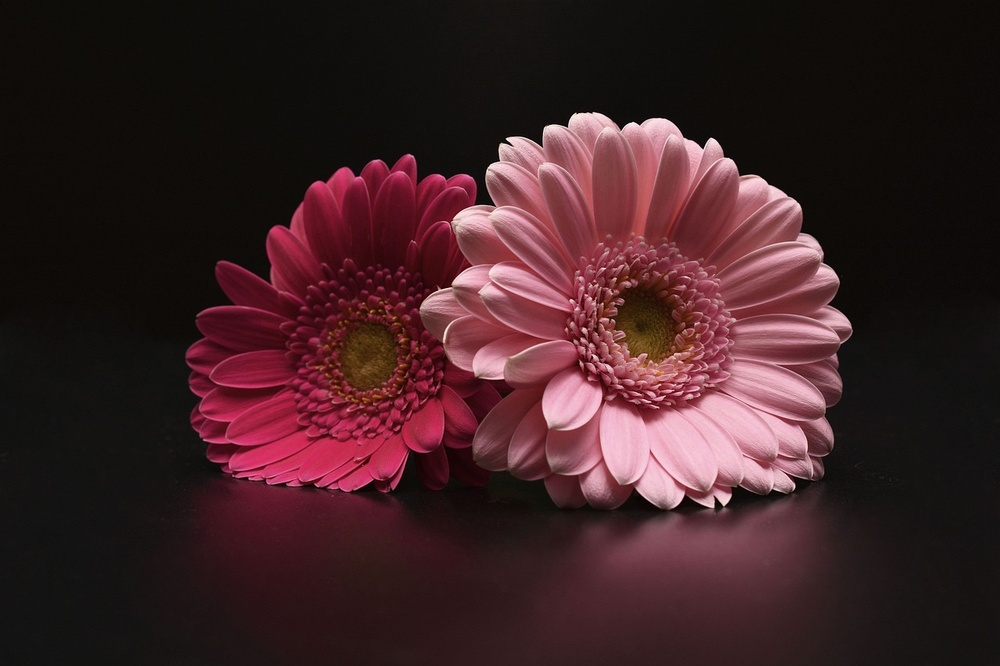
#> input picture opencv_tutorial/Edge_detection/flower.jpg, 1000 x 666 px, shrunk from 1280 x 853 before the run
$ python 03_canny.py
#> lines starting #> are read from the running program, lines starting #| are printed output that depends on the picture; after the words box and inside, x2 and y2 are one past the last pixel; in counts of white or black regions, pixels touching at a corner belong together
import cv2
import numpy as np
import matplotlib.pyplot as plt

image = cv2.imread('flower.jpg', 0)
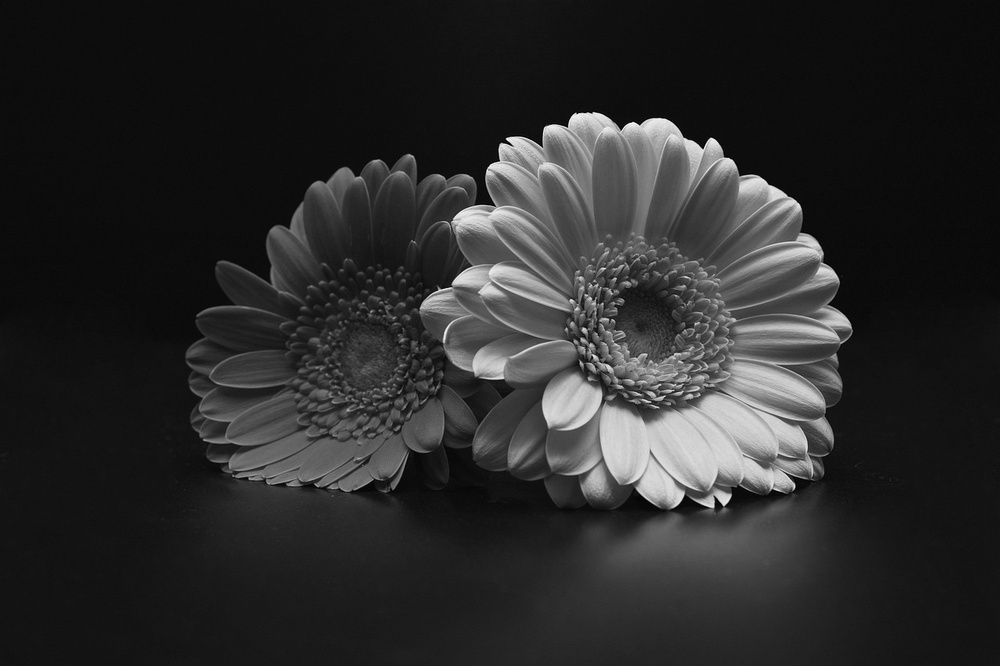
#> image: shape (666, 1000); min 0, max 254, mean 42.7

# canny edge detection
canny = cv2.Canny(image, 100, 200) #(image, low thresold, high thresold)
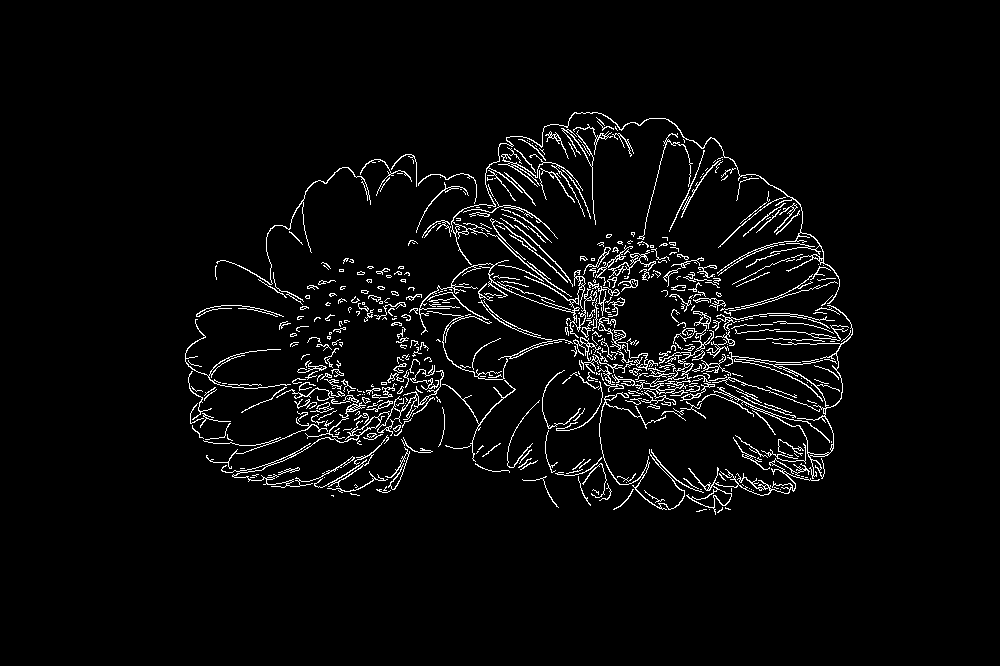
#> canny: shape (666, 1000); 3.8% white in thin lines or dots, all inside (x1, y1, x2, y2) = (185, 112, 853, 515)

plt.figure(figsize=(10, 5))

plt.subplot(1,2,1)
plt.title("Original")
plt.imshow(image, cmap='gray')

plt.subplot(1,2,2)
plt.title("Original")
plt.imshow(canny, cmap='gray')

plt.show()
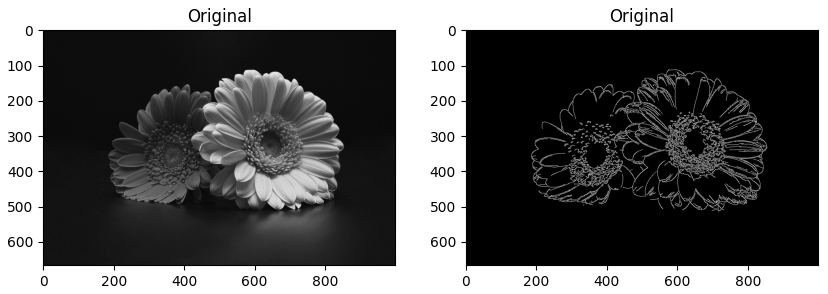
#> figure drawn by matplotlib, 2 panels
